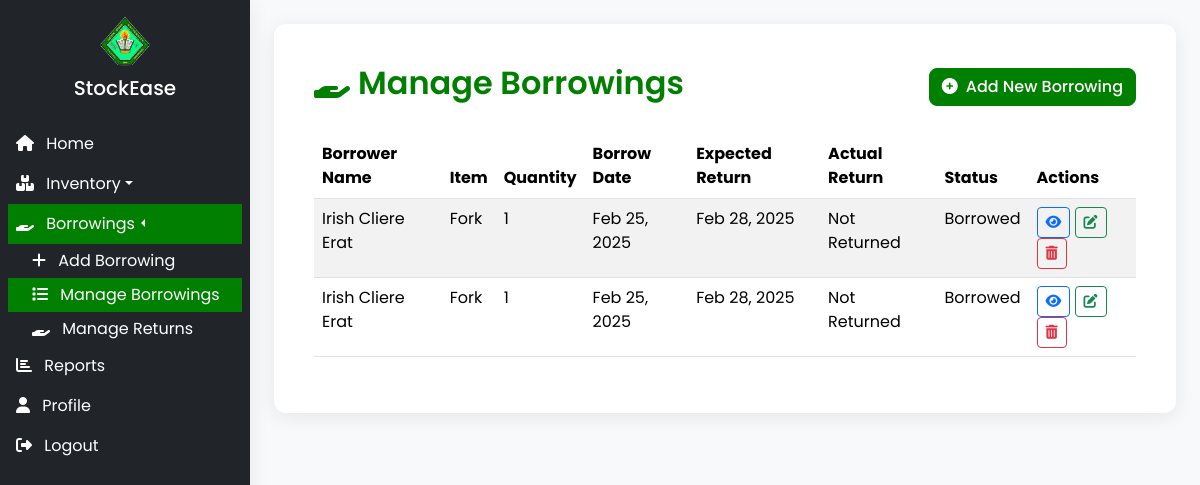
The app's page /dashboard.php?section=manage_borrowings (signed in) with its own data.
### tables this page shows
CREATE TABLE `borrowings` (
  `borrowing_id` int(11) NOT NULL,
  `item_id` int(11) NOT NULL,
  `borrower_name` varchar(255) NOT NULL,
  `borrower_contact` varchar(255) DEFAULT NULL,
  `borrow_date` date NOT NULL,
  `expected_return_date` date NOT NULL,
  `actual_return_date` date DEFAULT NULL,
  `status` enum('borrowed','returned','overdue') DEFAULT 'borrowed',
  `condition_notes` text DEFAULT NULL,
  `quantity` int(11) NOT NULL,
  `created_at` timestamp NOT NULL DEFAULT current_timestamp()
);

CREATE TABLE `items` (
  `item_id` int(11) NOT NULL,
  `name` varchar(255) NOT NULL,
  `description` text DEFAULT NULL,
  `category_id` int(11) DEFAULT NULL,
  `quantity` int(11) NOT NULL DEFAULT 0,
  `created_at` timestamp NOT NULL DEFAULT current_timestamp(),
  `updated_at` timestamp NOT NULL DEFAULT current_timestamp() ON UPDATE current_timestamp()
);

### content/manage_borrowings.php (the view, shortened to what this page needs)
<?php
$borrowings = [];
try {
    $stmt = $conn->prepare("
        SELECT b.*, i.name AS item_name
        FROM borrowings b
        LEFT JOIN items i ON b.item_id = i.item_id
        ORDER BY b.created_at DESC
    ");
    $stmt->execute();
    $borrowings = $stmt->get_result()->fetch_all(MYSQLI_ASSOC);
} catch (Exception $e) {
    error_log("Error fetching borrowings: " . $e->getMessage());
    $_SESSION['error'] = "Error loading borrowings. Please try again.";
}
?>
<head>
    <link rel="stylesheet" href="css/manage.css">
</head>
<body>
    <div class="cvsu-container">
        <div class="d-flex justify-content-between align-items-center mb-4 cvsu-header">
            <h2><i class="fas fa-hand-holding me-2"></i>Manage Borrowings</h2>
            <a href="dashboard.php?section=add_borrowing" class="btn cvsu-btn-primary">
                <i class="fas fa-plus-circle me-2"></i>Add New Borrowing
            </a>
        </div>
        <div class="table-responsive">
            <table class="table table-hover table-striped">
                <thead class="cvsu-bg-green text-white">
                    <tr>
                        <th>Borrower Name</th>
                        <th>Item</th>
                        <th>Quantity</th>
                        <th>Borrow Date</th>
                        <th>Expected Return</th>
                        <th>Actual Return</th>
                        <th>Status</th>
                        <th>Actions</th>
                    </tr>
                </thead>
                <tbody>
                    <?php if (empty($borrowings)): ?>
                        <tr>
                            <td colspan="8" class="text-center py-4">
                                <i class="fas fa-exclamation-circle me-2"></i> No records found.
                            </td>
                        </tr>
                    <?php else: ?>
                        <?php foreach ($borrowings as $borrow): ?>
                            <tr>
                                <td><?= htmlspecialchars($borrow['borrower_name']) ?></td>
                                <td><?= htmlspecialchars($borrow['item_name'] ?? 'Unknown') ?></td>
                                <td><?= htmlspecialchars($borrow['quantity'] ?? 'N/A') ?></td>
                                <td><?= date('M d, Y', strtotime($borrow['borrow_date'])) ?></td>
                                <td><?= date('M d, Y', strtotime($borrow['expected_return_date'])) ?></td>
                                <td>
                                    <?= $borrow['actual_return_date']
                                        ? date('M d, Y', strtotime($borrow['actual_return_date']))
                                        : 'Not Returned' ?>
                                </td>
                                <td><?= ucfirst($borrow['status']) ?></td>
                                <td>
                                    <button class="btn btn-sm btn-outline-primary view-borrowing"
                                        data-id="<?= $borrow['borrowing_id'] ?>"
                                        data-bs-toggle="modal"
                                        data-bs-target="#borrowingModal">
                                        <i class="fas fa-eye"></i>
                                    </button>
                                    <a href="dashboard.php?section=edit_borrowing&id=<?= $borrow['borrowing_id'] ?>"
                                        class="btn btn-sm btn-outline-success">
                                        <i class="fas fa-edit"></i>
                                    </a>
                                    <button class="btn btn-sm btn-outline-danger delete-borrowing"
                                        data-id="<?= $borrow['borrowing_id'] ?>">
                                        <i class="fas fa-trash-alt"></i>
                                    </button>
                                </td>
                            </tr>
                        <?php endforeach; ?>
                    <?php endif; ?>
                </tbody>
            </table>
        </div>
    </div>
</body>
</html>

### dashboard.php (shortened to what this page needs)
<?php
require 'include/db.php';
$currentSection = isset($_GET['section']) ? $_GET['section'] : 'home';
?>
<!DOCTYPE html>
<html lang="en">
<head>
    <link rel="stylesheet" href="css/general.css">
    <link rel="stylesheet" href="css/dashboard.css">
    <?php include('include/link.php'); ?>
</head>
<body>
    <div class="sidebar">
        <?php include('sidebar.php'); ?>
    </div>
    <div id="content" class="p-4">
        <?php
        switch ($currentSection) {
            case 'manage_borrowings':
                include('content/manage_borrowings.php');
                break;
        }
        ?>
</body>
</html>

### include/link.php (shortened to what this page needs)
<link href="https://cdn.jsdelivr.net/npm/bootstrap@5.3.2/dist/css/bootstrap.min.css" rel="stylesheet">
<link rel="stylesheet" href="https://cdnjs.cloudflare.com/ajax/libs/font-awesome/6.4.0/css/all.min.css">

### sidebar.php (shortened to what this page needs)
<link rel="stylesheet" href="css/sidebar.css">
<nav id="sidebar" class="bg-dark text-white">
    <div class="sidebar-header p-3">
        <a href="dashboard.php?section=home">
            <img src="img/cvsu.png" alt="Logo">
        </a>
        <h3>StockEase</h3>
    </div>
    <ul class="list-unstyled components p-2">
        <li class="<?= ($currentSection == 'home') ? 'active' : '' ?>">
            <a href="dashboard.php?section=home" class="p-2 d-block text-white text-decoration-none">
                <i class="fas fa-home me-2"></i> Home
            </a>
        </li>
        <?php
        $inventorySections = ['add_category', 'add_item', 'manage_categories', 'manage_items'];
        $inventoryActive = in_array($currentSection, $inventorySections);
        ?>
        <li class="<?= $inventoryActive ? 'active' : '' ?>">
            <a href="#" class="dropdown-toggle p-2 d-block text-white text-decoration-none" aria-expanded="<?= $inventoryActive ? 'true' : 'false' ?>">
                <i class="fas fa-boxes me-2"></i> Inventory
            </a>
        </li>
        <?php
        $borrowingSections = ['add_borrowing', 'manage_borrowings', 'manage_returns'];
        $borrowingActive = in_array($currentSection, $borrowingSections);
        ?>
        <li class="<?= $borrowingActive ? 'active' : '' ?>">
            <a href="#" class="dropdown-toggle p-2 d-block text-white text-decoration-none" aria-expanded="<?= $borrowingActive ? 'true' : 'false' ?>">
                <i class="fas fa-hand-holding me-2"></i> Borrowings
            </a>
            <ul class="submenu list-unstyled <?= $borrowingActive ? 'show' : '' ?>">
                <li class="<?= ($currentSection == 'add_borrowing') ? 'active' : '' ?>">
                    <a href="dashboard.php?section=add_borrowing" class="ps-4 d-block text-white text-decoration-none">
                        <i class="fas fa-plus me-2"></i> Add Borrowing
                    </a>
                </li>
                <li class="<?= ($currentSection == 'manage_borrowings') ? 'active' : '' ?>">
                    <a href="dashboard.php?section=manage_borrowings" class="ps-4 d-block text-white text-decoration-none">
                        <i class="fas fa-list me-2"></i> Manage Borrowings
                    </a>
                </li>
                <li class="<?= ($currentSection == 'manage_returns') ? 'active' : '' ?>">
                    <a href="dashboard.php?section=manage_returns" class="ps-4 d-block text-white text-decoration-none">
                        <i class="fas fa-hand-holding me-2"></i> Manage Returns
                    </a>
                </li>
            </ul>
        </li>
        <li class="<?= ($currentSection == 'reports') ? 'active' : '' ?>">
            <a href="dashboard.php?section=reports" class="p-2 d-block text-white text-decoration-none">
                <i class="fas fa-chart-bar me-2"></i> Reports
            </a>
        </li>
        <li class="<?= ($currentSection == 'profile') ? 'active' : '' ?>">
            <a href="dashboard.php?section=profile" class="p-2 d-block text-white text-decoration-none">
                <i class="fas fa-user me-2"></i> Profile
            </a>
        </li>
        <li>
            <a href="#" class="text-white text-decoration-none p-2 d-block"
            data-bs-toggle="modal"
            data-bs-target="#logoutModal">
                <i class="fas fa-sign-out-alt me-2"></i> Logout
            </a>
        </li>
    </ul>
</nav>

### css/general.css (style rules this page uses)
* { margin: 0; padding: 0; box-sizing: border-box; font-family: 'Poppins', sans-serif; }

### css/dashboard.css (style rules this page uses)
body { background-color: #f8f9fa; display: flex; overflow: hidden; }
.sidebar { position: fixed; top: 0; left: 0; z-index: 2; }
#content { margin-left: 250px; flex: 1; overflow-y: auto; height: 100vh; transition: margin 0.3s ease; z-index: 1; }

### css/sidebar.css (style rules this page uses)
#sidebar { width: 250px; height: 100vh; background-color: #343a40; color: #fff; box-shadow: 0 4px 20px rgba(0, 0, 0, 0.08); transition: transform 0.3s ease; }
#sidebar .sidebar-header { display: flex; flex-direction: column; gap: 10px; align-items: center; }
#sidebar .sidebar-header img { width: 50px; height: 50px; border-radius: 50%; transition: transform 0.3s ease; }
#sidebar .sidebar-header h3 { color: white; margin: 0; font-size: 1.25rem; transition: color 0.3s ease; }
#sidebar ul { padding: 0; }
#sidebar ul li a { padding: 5px; display: flex; transition: all 0.3s ease; gap: 10px; }
#sidebar ul li.active>a { background-color: #007f00; }
.submenu { max-height: 0; overflow: hidden; opacity: 0; transition: max-height 0.4s ease-in-out, opacity 0.3s ease-in-out; }
.submenu.show { max-height: 500px; opacity: 1; }
.dropdown-toggle::after { font-weight: 900; display: inline-block; margin-left: auto; transition: transform 0.3s ease-in-out; }
.dropdown-toggle[aria-expanded="true"]::after { transform: rotate(90deg); }

### css/manage.css (style rules this page uses)
body { background-color: #f8f9fa; display: flex; }
.cvsu-container { background: #ffffff; border-radius: 12px; padding: 2.5rem; box-shadow: 0 4px 20px rgba(0, 0, 0, 0.08); flex: 1; }
.cvsu-header { text-align: center; margin-bottom: 2rem; }
.cvsu-header h2 { color: #007f00; font-weight: 600; margin-bottom: 0.5rem; }
.cvsu-btn-primary { background-color: #007f00; border-color: #007f00; border-radius: 8px; font-weight: 500; transition: all 0.3s ease; position: relative; color: white; }
.cvsu-bg-green { background-color: #007f00; }
.text-white { color: white; }
table tbody tr td { color: red; }

### records on screen
borrowings: borrower_name "Irish Cliere Erat", item.name "Fork", quantity "1", borrow_date "Feb 25, 2025", expected_return_date "Feb 28, 2025", shows "Not Returned", status "Borrowed"
borrowings: borrower_name "Irish Cliere Erat", item.name "Fork", quantity "1", borrow_date "Feb 25, 2025", expected_return_date "Feb 28, 2025", shows "Not Returned", status "Borrowed"
